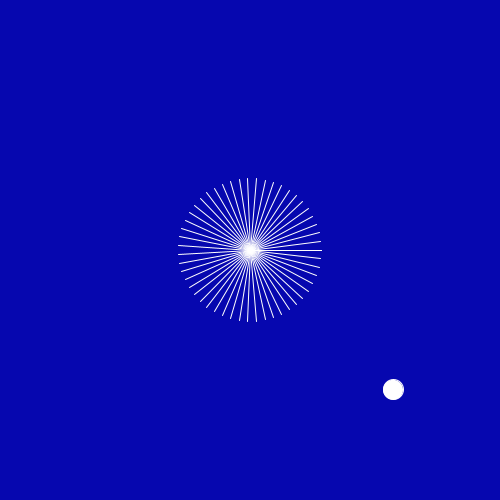
Frame 1 (no input)
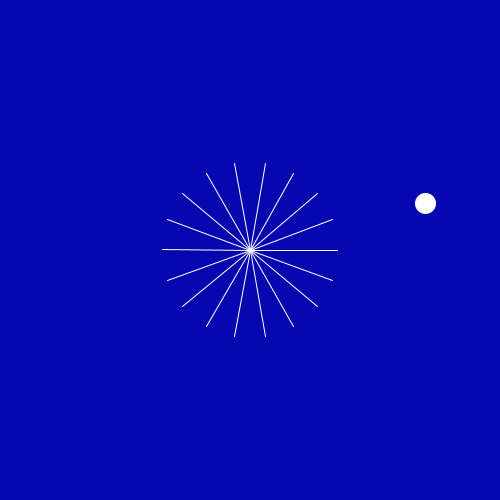
Frame 60 (the mouse pressed at the canvas centre just before this capture)
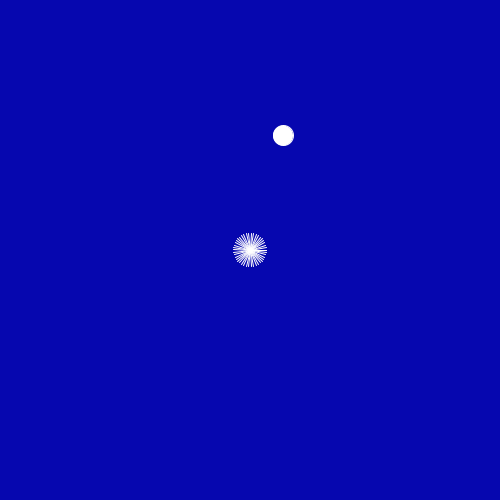
Frame 120 (the mouse held since frame 60 and released just before this capture)

The Processing sketch that drew these frames (run headless with seeded random() and noise(); from frame 60 on, the mouse is pressed at the canvas centre):

// Processing sketch: sketch_16112017
// ── sketch_16112017.pde
PVector loc = new PVector(250,250);
PVector base = new PVector(0,0);
PVector acc = PVector.random2D();

void setup(){
  size(500,500);
  smooth();
  stroke(255);
}

void draw(){
  background(6,7,175);
  translate(width/2, height/2);
  particle();
  float posX = loc.x;
  float posY = loc.y;
  if(posX < 0){
    posX = posX * -1;
  }
  if(posY < 0){
    posY = posY * -1;
  }
  int circleResolution = (int) map(posY, 0, height, 2, 180);
  
  
  float radius = posX/2;
  float angle = TWO_PI/circleResolution;
  
  beginShape();
  for(int i = 0; i <=circleResolution; i++){
    float x = cos(angle*i) * radius;
    float y = sin(angle*i) * radius;
    line(0,0,x,y);
  }
  endShape();
}

void particle(){
  if(frameCount%50 == 0){
    acc = PVector.random2D(); 
  }
  
  base.add(acc);
  base.normalize();
  base.mult(4);
  loc.add(base);
  loc.limit(200);
  ellipse(loc.x, loc.y,20,20);
}
